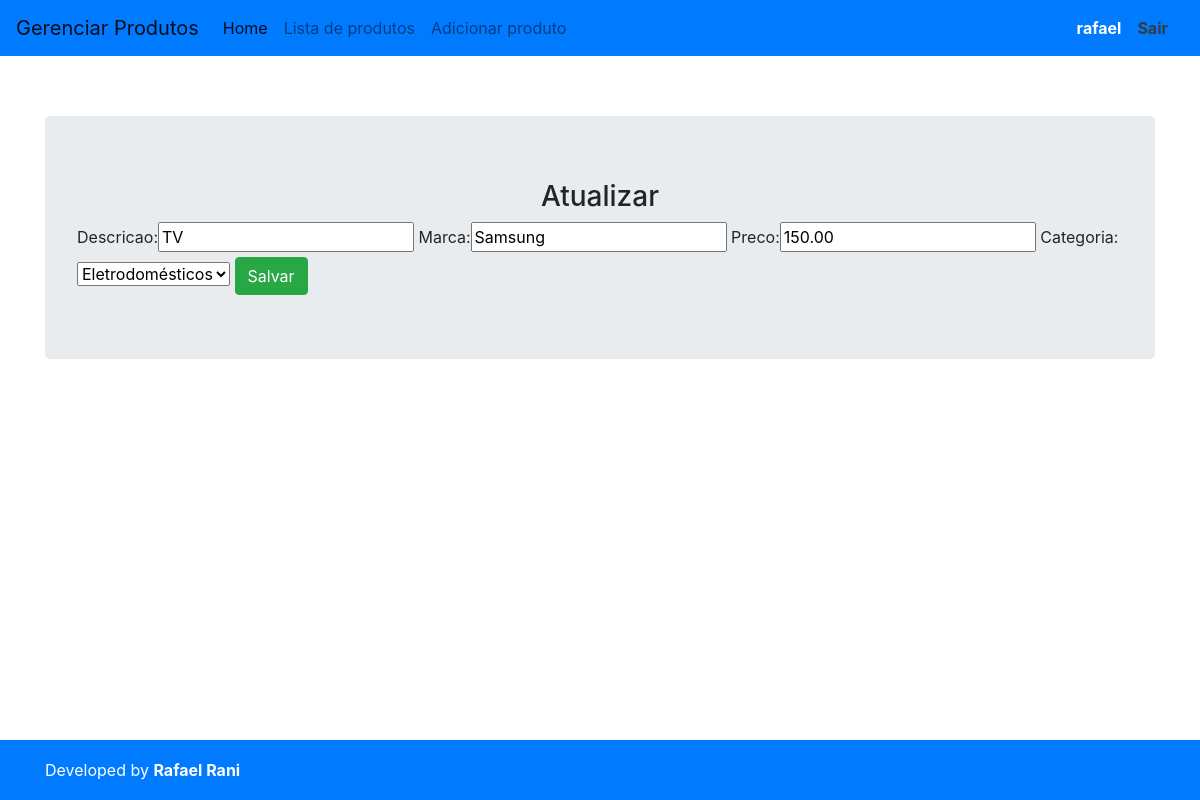
The page /produtos/update/5/ (signed in) on the database its author committed.
### produtos/models.py (models this page shows, shortened)
class Produto(models.Model):
    CATEGORIA_CHOICES = (
            (1, "Importados"),
            (2, "Vestuário"),
            (3, "Acessórios"),
            (4, "Eletrodomésticos")
        )
    descricao = models.CharField(max_length=100)
    marca = models.CharField(max_length=100)
    preco = models.DecimalField(max_digits=7, decimal_places=2)
    categoria = models.IntegerField(choices=CATEGORIA_CHOICES, default=1)

### produtos/views.py (the view)
# urls.py: path('update/<int:id>/', produtos_update, name="produtos_update"),
@login_required
def produtos_update(request, id):
    produto = get_object_or_404(Produto, pk=id)
    form = ProdutoForm(request.POST or None, request.FILES or None, instance=produto)
    if form.is_valid():
        form.save()
        return redirect('produtos_list')
    return render(request, 'produtos_form.html', {'form': form, 'update': True})

### produtos/forms.py
class ProdutoForm(ModelForm):
    class Meta:
        model = Produto
        fields = ['descricao', 'marca', 'preco', 'categoria']

### produtos/templates/produtos_form.html (shortened to what this page needs)
{% extends 'base.html' %}
{% load bootstrap %}
{% block main %}
    {% if update %}
        <h3 align="center">Atualizar</h3>
    {% else %}
        <h3 align="center">Adicionar</h3>
    {% endif %}
    <form method="POST" enctype="multipart/form-data">
        {{ form|bootstrap }}
        <button type="submit" class="btn btn-success">Salvar</button>
    </form>
{% endblock %}

### templates/base.html (shortened to what this page needs)
{% load static %}
<!doctype html>
<html lang="pt-br">
    <head>
        <link rel="stylesheet" href="https://stackpath.bootstrapcdn.com/bootstrap/4.1.3/css/bootstrap.min.css">
        <link rel="stylesheet" href="https://stackpath.bootstrapcdn.com/font-awesome/4.7.0/css/font-awesome.min.css">
        <link rel="stylesheet" href="{% static 'sticky-footer.css' %}">
    </head>
    <body>
        <nav class="navbar navbar-expand-lg navbar-light bg-primary">
            <a class="navbar-brand" href="#">Gerenciar Produtos</a>
            <div class="collapse navbar-collapse" id="navbarTogglerDemo03">
            <ul class="navbar-nav mr-auto mt-2 mt-lg-0">
                <li class="nav-item active">
                <a class="nav-link" href="{% url 'home' %}">Home <span class="sr-only">(Página atual)</span></a>
                </li>
                <li class="nav-item">
                <a class="nav-link" href="{% url 'produtos_list' %}">Lista de produtos</a>
                </li>
                <li class="nav-item">
                <a class="nav-link" href="{% url 'produtos_new' %}">Adicionar produto</a>
                </li>
            </ul>
            <form class="form-inline my-2 my-lg-0">
                {% if user.is_authenticated %}
                    <strong class="text-white">{{ user.username }}</strong>
                    <a class="nav-link" href="{% url 'my_logout' %}"><strong class="text-dark">Sair</strong></a>
                {% endif %}
            </form>
            </div>
        </nav>
        <div class="container">
            <div class="jumbotron">
                {% block main %}
                {% endblock %}
            </div>
        </div>
        <footer class="footer bg-primary">
            <div class="container">
                <span class="text-white">Developed by <a href="https://www.linkedin.com/in/rafael-rani-686599ba/"><strong class="text-white">Rafael Rani</strong></a></span>
            </div>
        </footer>
    </body>
</html>

### statics/sticky-footer.css (style rules this page uses)
html { position: relative; min-height: 100%; }
body { margin-bottom: 60px; }
.footer { position: absolute; bottom: 0; width: 100%; height: 60px; line-height: 60px; background-color: #f5f5f5; }
body > .container { padding: 60px 15px 0; }
.footer > .container { padding-right: 15px; padding-left: 15px; }

### rows shown on the page
Produto: descricao "TV", marca "Samsung", preco "150.00", categoria "Eletrodomésticos"

### other values the page prints
{{ user.username }} "rafael"
